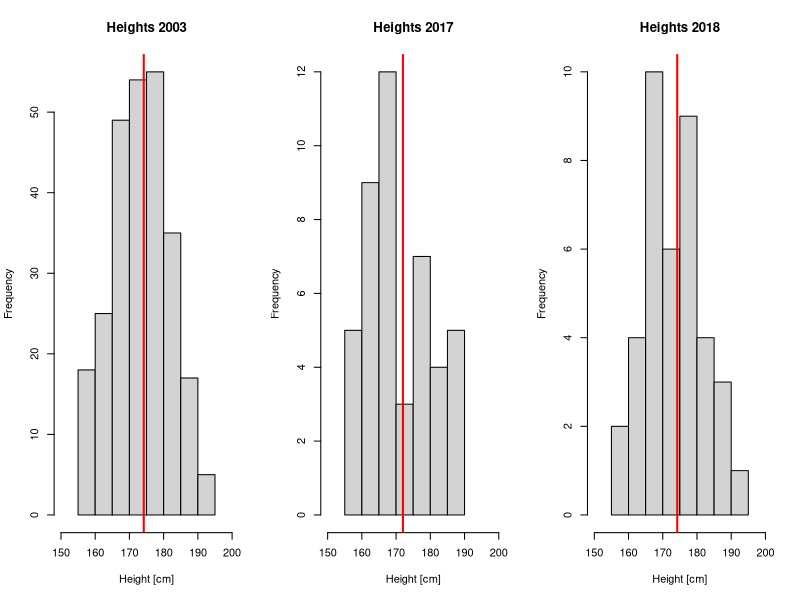
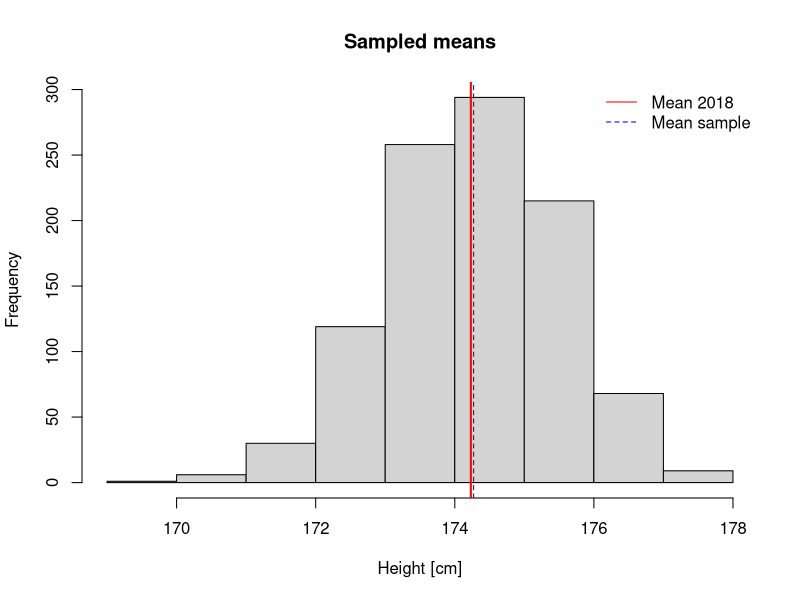
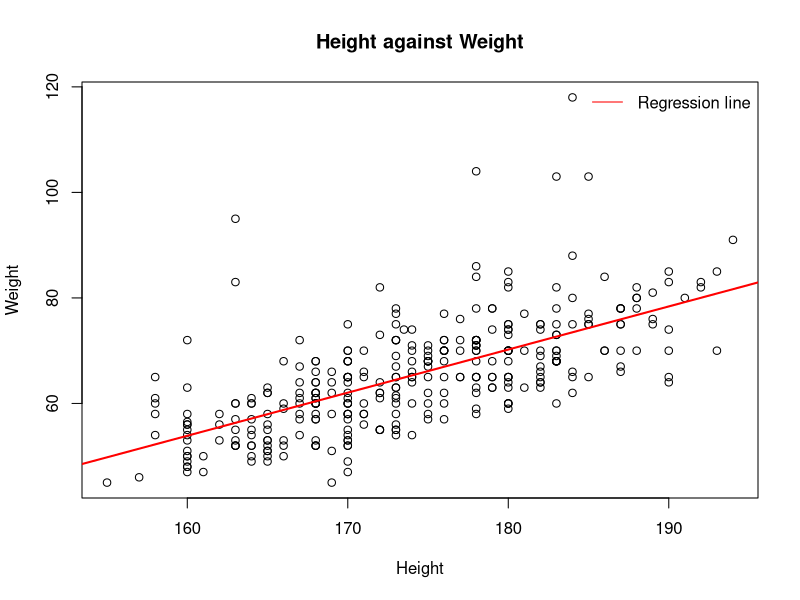
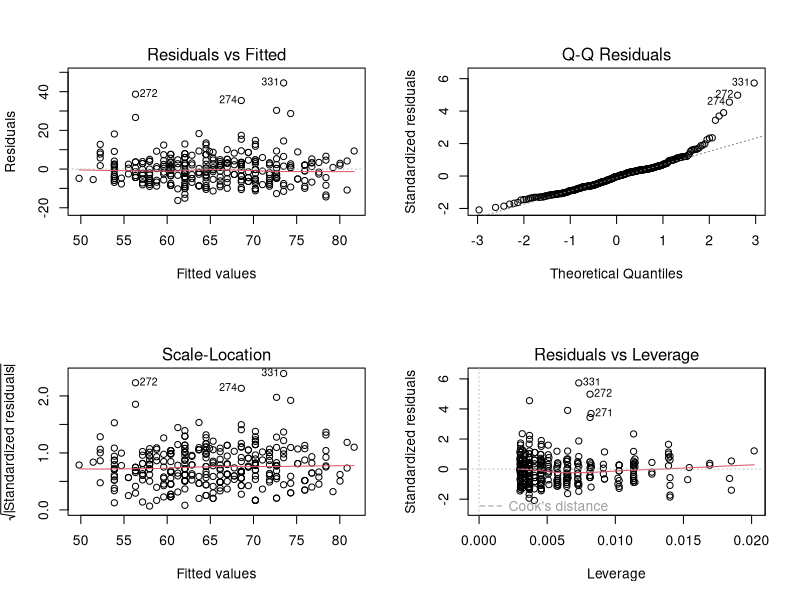
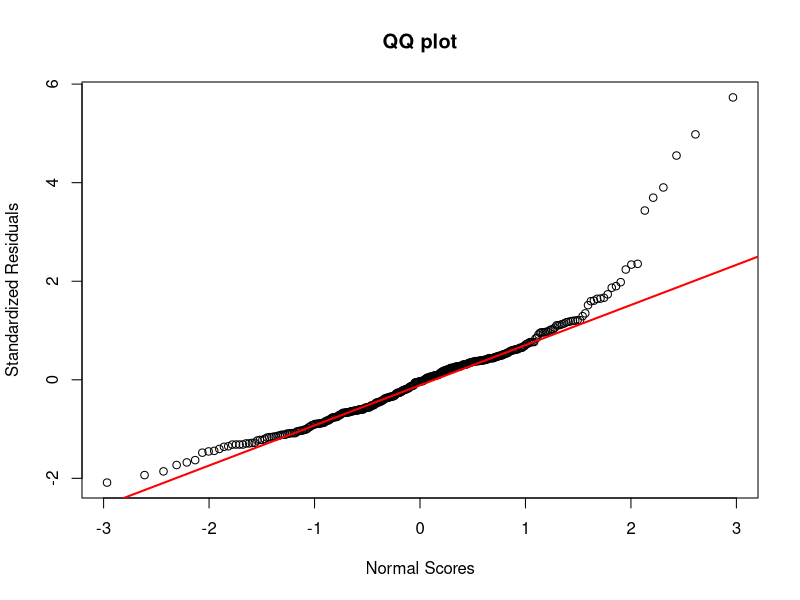

Reproduce these figures in R, in order.
#######################################################################
# R COURSE University of Bern 2019
# Homework 2
#######################################################################

#######################################################################
# DEADLINE: Tuesday Oct 1, 2019
# Send R script with your solutions to your assigned TA.
# Check the file "TA_Allocation_ToStudents.xlsx" to find the e-mail address of your assigned TA.

#######################################################################
# In the SUBJECT of the e-mail type: R course 2019 homework 2
# The Rscript should be named [YourName]_Rcourse_homework2.r
# Replace [YourName] by your first and last name.
#######################################################################

# VERY IMPORTANT ######################################################
# You need to comment your code, such that it is clear you understand what you did.
# You get extra points if you produce plots that have the x and y axis labels, a main title, etc.
# You might contact your assigned TA if you have questions about the homework (not during the weekend).
########################################################################

#### -----------------------------------------------------------------------------------------------
# EXERCISE 1
# 1.1. Read the three files with the statistics from 
#      students from 2003, 2017 and 2018
#      from the files: "Student2003.txt", "Student2017.txt", "Student2018.csv"
#      save each file into a data.frame, 
#      such that you have three data.frames in memory.
#      NOTE: the separation of entrie and missing data characters are different for each file.
#            For "Student2003.txt" and "Students2018.csv" missing data is coded as "?"
#            For "Student2017.txt" missing data is coded as "NA".
#            The "Student2003.txt" and "Student2017.txt" are tab separated (sep="\t")
#            whereas "Students2018.csv" is separated by ";" (sep=";")

df2003 <- read.table("Student2003.txt", header=TRUE, sep="\t",na.string="?")
df2017 <- read.table("Student2017.txt", header=TRUE, sep="\t",na.strings="NA")
df2018 <- read.csv("Students2018.csv", header=TRUE, sep=";", na.strings = "?")

#Quick view of the structures with str(), head(), summary(), or whatever suits.
str(df2003)
str(df2017)
str(df2018)

# 1.2. Create a vector combining the heights (cm) of all years
# The vector contains NA's. It is possible to remove them and/or to use na.rm in min() or max()
heights <- c(df2003$Height, df2017$Height, df2018$Height)

# Removes NA's
heights <- heights[!is.na(heights)]
str(heights)

# 1.3. Save the minimum height across all years into a variable
# na.rm is useless here as NA's have been removed before, but we never know !
minHeight <- min(heights, na.rm = T)

# 1.4. Save the maximum height across all years into a variable
maxHeight <- max(heights, na.rm = T)

# 1.5. Save the mean of each year into a vector with three entries.
#      The 1st element of the vector correspond to the mean of the height of first file
#      The 2nd element of the vector correspond to the mean of the height of second file
#      The 3rd element of the vector correspond to the mean of the height of third file

meansHeight <- c(mean(df2003$Height, na.rm = T), mean(df2017$Height, na.rm = T), mean(df2018$Height, na.rm = T)); meansHeight

# 1.6. Write your own function to remove lines with missing data from a matrix with two columns.
#      INPUT of the function: matrix with two columns.
#      OUTPUT of the function: matrix with two columns without missing data.

# Works only with a matrix with two column -> returns false if input is different
removeLineWithNA <- function(mat){
  if (dim(mat)[2] != 2) {
    print("Matrix dimention not correct.")
    return(FALSE)
  }else{
    # Two column matrix with TRUE or FALSE for NA
    idxNA <- is.na(mat)
    # Save wether col 1, col 2 or both have a True in it. 
    idxLine <- idxNA[,1] | idxNA[,2] 
    # Returns a matrix with only lines without NA's
    return(mat[!idxLine,])
  }
  
}

#little test to verify
#m <- matrix(c(1,2,NA,4,5,NA,7,8,9,10), ncol = 2);m
#m_na <- removeLineWithNA(m);m_na

# 1.7. Create a matrix with two columns by extracting the columns with height and weight from "Student2003.txt"  
matHW2003 <- matrix(c(df2003$Height, df2003$Weight), ncol = 2);summary(matHW2003) # 5 + 12 NA's

# 1.8. Apply the function to remove missing data to the matrix with two columns created in 1.6.
matHW2003cleared <- removeLineWithNA(matHW2003); summary(matHW2003cleared) # no NA's


#### -----------------------------------------------------------------------------------------------
# EXERCISE 2
# 2. Compare the distribution of the height in the three years
#    by making three histograms next to each other in the same plot.
#    Use the layout() function to define the plot area.
#    Use the same x-axis scale for each histogram, and add the mean as a vertical line to each histogram.
#    Does it seem that students became taller or shorter over time?

def.par=par(no.readonly = T) #- saving default parameters before using layout()

# One line, 3 columns. Equivalent to par(mfrow=c(1,3))
layout(matrix(c(1,2,3), 1, 3))

hist(df2003$Height, xlim = c(150, 200), xlab = "Height [cm]", main = "Heights 2003")
abline(v=mean(df2003$Height, na.rm = T), lwd=2, col="red" )
hist(df2017$Height, xlim = c(150, 200), xlab = "Height [cm]", main = "Heights 2017")
abline(v=mean(df2017$Height, na.rm = T), lwd=2, col="red" )
hist(df2018$Height, xlim = c(150, 200), xlab = "Height [cm]", main = "Heights 2018")
abline(v=mean(df2018$Height, na.rm = T), lwd=2, col="red" )

# - They are just a bit shorter in 2017 but there's no big difference
# - Pay attention to the fact that the datasets are way smaller in 2017 and 2018
# - Confirm by looking at the means.

print(mean(df2003$Height, na.rm = T))
print(mean(df2017$Height, na.rm = T))
print(mean(df2018$Height, na.rm = T))

par(def.par) #- Restore default parameters after using layout()


#### -----------------------------------------------------------------------------------------------
# EXERCISE 3
# 3.1. Use a t.test() to test if the mean height of 2003 
#    is significantly different from the mean height in 2018.
#    Did the average height increased through time?

ttmean318H <- t.test(df2003$Height, df2018$Height)
# - The means are almost identical. p-value for the Ttest is 0.97: the diffenrences have 97% chance of being random. -> means are not significantly different

# 3.2. Use a t.test() to test if the means of the weigth of 2003
#    is significantly different from the weigth in 2018.
#    Did the average height increased through time?

ttmean318W <- t.test(df2003$Weight, df2018$Weight)
# - p-value is a bit higher but still nothing significant (0.282)


# 3.3. Provide answers as a comment in your script to the following questions
# 3.3.1. What is the null hypothesis? 
# - Null hypothesis:        There is no difference between the means of the two sample
# - Alternative hypothesis: The difference between the means is not equal to 0
# 3.3.2. What is the p-value? 
# - the p-value is the probability that the difference is due to randomness. In other words, the probability that the null hypothesis is true. 

# 3.3.3. Is there a significant difference between 2003 and 2018? 
# - No. 
# Answers to 3.3. should be short answers (1 line each answer).


#### -----------------------------------------------------------------------------------------------
# EXERCISE 4 
# 4.1. Make a function that, given the number "n" and a vector "weights",
#      samples randomly "n" entries from the vector "weights" 
#      and returns the mean weight of those sampled "n" individuals.
#      Tips: 
#      a) inside the definition of your function use the 
#         function sample() with replace=TRUE.
#      b) write down the variables that you need to give as 
#         INPUT to the function in the comments

# smpl
# Parameters: n: number of individuals to sample
#             w: matrix of weights 
#
# Return value: mean of the n sampled weight.
smpl <- function(n,w){
  w <- w[!is.na(w)]
  s <- sample(w, n, replace = TRUE)
  return(mean(s))
}

# 4.2. Call the function to get the mean of the height of a sample 
#      of 41 individuals (n=41), given as input the vector 
#      with the height from the Bern students dataset of year 2003.

mhsmpl2003 <- smpl(41,df2003$Height)

# 4.3. Use a for loop to call the function you did in 5.1. 1000 times, 
#      to compute the distribution of the mean of 41 individuals. 
#      This is done imagining that we were sampling individuals from 2003 
#      to create a sample with the same number of individuals as in 2018.
#      In other words, what would be the expected mean for 2018 
#      if we sampled 41 individuals from 2003. 
#      Note that 41 is the sample size in 2018. 
#      This is done by sampling a sample with the same number of students 
#      as in 2018 from the height distribution of students from 2003.
#      Save all the results into a vector with 1000 entries, 
#      each corresponding to the mean of each sample.

# Vector for sampled means
splmeans <- c()

for(i in 1:1000){
  m <- smpl(41,df2003$Height)
  splmeans <- c(splmeans, m)
}


# 4.4. Count the proportion of simulations larger than the observed mean of 2018.
#      Plot the histogram of the simulated (sampled) means.
#      Add a vertical line with the observed mean in 2018.
#      Based on this plot and the computed proportion, is there evidence of a significant  
#      change in the mean weight from 2003 to 2018 in the Bern students? 
#      What is the null hypothesis underlying this resampling procedure?

# Number of simulated obs > mean of 2018
nbGT2018 <- length(which(splmeans > mean(df2018$Height, na.rm = T)))
hist(splmeans, main="Sampled means", xlab="Height [cm]")
abline(v=mean(df2018$Height, na.rm = T), lwd=2, col="red")

# Just to try
abline(v=mean(splmeans), lwd=1, lty=2, col="blue")
legend("topright", 
       c("Mean 2018", "Mean sample"), 
       lty=c(1,2), 
       col=c("red","blue"), 
       bty = "n")

### -----------------------------------------------------------
# BONUS EXERCISE (not compulsory, but interesting if you want to get extra points)
# B.1. Make a linear regression of the weight against height
#      by pooling the data from the 3 years.

# create the data frame (vector -> matrix -> data frame)
data3y <- c(df2003$Weight, df2017$Weight, df2018$Weight, df2003$Height, df2017$Height, df2018$Height)
data3y <- as.data.frame(na.omit(matrix(data3y, ncol=2)))
colnames(data3y) = c("Weight", "Height")

# Linear regression
data3y.lm <- lm(data3y$Weight~data3y$Height)
# Diagnostic of the linear regression
summary(data3y.lm)

# We can see that the p value is smaller than 2.2e-16
# It makes sense that the Height is significantly related to the weight.



# Answer the following questions as a comment in your script (1 line each answer)
# B.1.1. Is there a significant relationship between the two variables?
# - Yes, the p-value is very low thus there is a few chance that the corelation is due to randomness
# B.1.2. What is the value of the slope? Is it significant?
# - 0.817. The significance code *** meaning that the p-value is really low ( < 0.05 = very significant)
# B.1.3. What is the value of the intercept? Is it significant?
# - -76.842. Same than for the slope, the intercept's p-value is smaller than 0.05 = very significant

# B.2. Make a plot with the regression line.
# note that for plot we need to put in the x axis the independent
# and in the y axis the dependent variable


plot(data3y$Height, 
     data3y$Weight, 
     xlab = "Height", 
     ylab = "Weight", 
     main = "Height against Weight")

abline(a=data3y.lm$coefficients[1], 
       b=data3y.lm$coefficients[2], 
       col="red", 
       lwd=2)

legend("topright", 
       c("Regression line"), 
       lty=c(1), 
       col=c("red"), 
       bty = "n")


# B.3. Do the residuals look normally distributed? 
# Perform qqplot analysis of the residuals

# Save and restore graph params. 
def.par=par(no.readonly = T)
par(mfrow = c(2, 2))
plot(data3y.lm)
par(def.par)

# Or with just qqnorm and the standartized residuals
# We can see that they are looking pretty nicely normally distributed 
sr <- rstandard(data3y.lm)
qqnorm(sr,  
       ylab="Standardized Residuals", 
       xlab="Normal Scores",
       main="QQ plot") 
qqline(sr, lwd=2, col="red")


